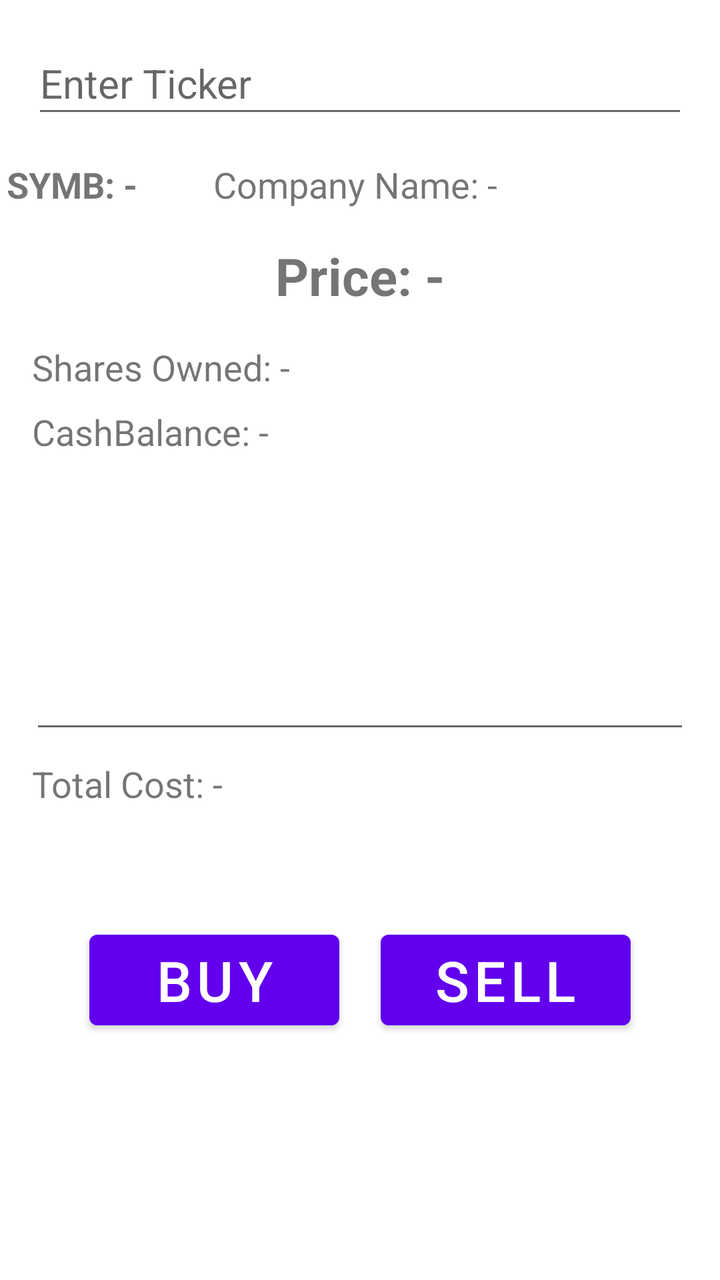
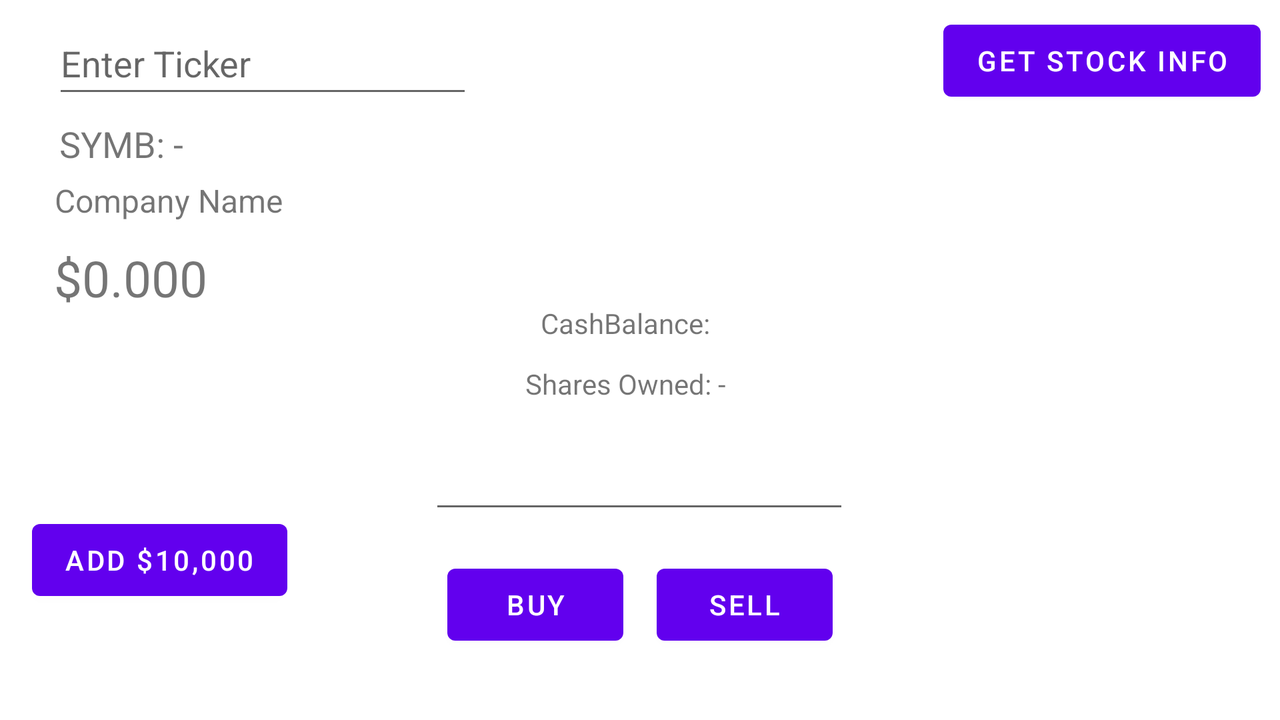

Two renders of one Android screen. The first uses the default layout on a phone; the second uses the alternative layout the repository ships for a different screen configuration, on a matching device. The two XML files are below.
<!-- AndroidManifest.xml: application theme Theme.SmarTrade -->
<!-- res/layout/fragment_trade.xml -->
<?xml version="1.0" encoding="utf-8"?>
<androidx.constraintlayout.widget.ConstraintLayout xmlns:android="http://schemas.android.com/apk/res/android"
    xmlns:app="http://schemas.android.com/apk/res-auto"
    xmlns:tools="http://schemas.android.com/tools"
    android:layout_width="match_parent"
    android:layout_height="match_parent"
    tools:context=".tabfragments.TradeFragment">

    <TextView
        android:id="@+id/display_ticker"
        android:layout_width="100sp"
        android:layout_height="wrap_content"
        android:layout_marginTop="16dp"
        android:text="@string/symb"
        android:textSize="18sp"
        android:textStyle="bold"
        app:layout_constraintEnd_toStartOf="@id/companyName"
        app:layout_constraintStart_toStartOf="parent"
        app:layout_constraintTop_toBottomOf="@+id/enter_ticker" />

    <TextView
        android:id="@+id/tickerPrice"
        android:layout_width="wrap_content"
        android:layout_height="wrap_content"
        android:layout_marginTop="16dp"
        android:text="Price: -"
        android:textSize="26sp"
        android:textStyle="bold"
        app:layout_constraintEnd_toEndOf="parent"
        app:layout_constraintStart_toStartOf="parent"
        app:layout_constraintTop_toBottomOf="@+id/display_ticker" />

    <Button
        android:id="@+id/sellBtn"
        android:layout_width="125dp"
        android:layout_height="wrap_content"
        android:layout_marginEnd="24dp"
        android:layout_marginBottom="32dp"
        android:text="@string/sell"
        android:textSize="28sp"
        app:layout_constraintBottom_toBottomOf="parent"
        app:layout_constraintEnd_toEndOf="parent"
        app:layout_constraintStart_toEndOf="@id/buyBtn"
        app:layout_constraintTop_toBottomOf="@id/buySellEditText" />

    <Button
        android:id="@+id/buyBtn"
        android:layout_width="125dp"
        android:layout_height="wrap_content"
        android:layout_marginStart="24dp"
        android:layout_marginBottom="32dp"
        android:text="@string/buy"
        android:textSize="28sp"
        app:layout_constraintBottom_toBottomOf="parent"
        app:layout_constraintEnd_toStartOf="@+id/sellBtn"
        app:layout_constraintStart_toStartOf="parent"
        app:layout_constraintTop_toBottomOf="@id/buySellEditText" />

    <TextView
        android:id="@+id/stockOwned"
        android:layout_width="wrap_content"
        android:layout_height="wrap_content"
        android:layout_marginStart="16dp"
        android:layout_marginTop="16dp"
        android:text="Shares Owned: -"
        android:textSize="18sp"
        app:layout_constraintStart_toStartOf="parent"
        app:layout_constraintTop_toBottomOf="@+id/tickerPrice" />

    <TextView
        android:id="@+id/CashBalanceMain"
        android:layout_width="wrap_content"
        android:layout_height="wrap_content"
        android:layout_marginStart="16dp"
        android:layout_marginTop="8dp"
        android:text="CashBalance: -"
        android:textSize="18sp"
        app:layout_constraintStart_toStartOf="parent"
        app:layout_constraintTop_toBottomOf="@+id/stockOwned" />

    <TextView
        android:id="@+id/totalCost"
        android:layout_width="wrap_content"
        android:layout_height="wrap_content"
        android:layout_marginStart="16dp"
        android:layout_marginTop="8dp"
        android:text="Total Cost: -"
        android:textSize="18sp"
        app:layout_constraintStart_toStartOf="parent"
        app:layout_constraintTop_toBottomOf="@+id/buySellEditText" />

    <TextView
        android:id="@+id/companyName"
        android:layout_width="250dp"
        android:layout_height="wrap_content"
        android:layout_marginTop="16dp"
        android:text="Company Name: -"
        android:textSize="18sp"
        app:layout_constraintEnd_toEndOf="parent"
        app:layout_constraintStart_toEndOf="@+id/display_ticker"
        app:layout_constraintTop_toBottomOf="@+id/enter_ticker" />

    <EditText
        android:id="@+id/enter_ticker"
        android:layout_width="match_parent"
        android:layout_height="wrap_content"
        android:layout_marginStart="16dp"
        android:layout_marginTop="16dp"
        android:layout_marginEnd="16dp"
        android:ems="10"
        android:hint="@string/enter_ticker"
        android:inputType="textPersonName"
        android:minHeight="48dp"
        android:textSize="20sp"
        app:layout_constraintEnd_toEndOf="parent"
        app:layout_constraintStart_toStartOf="parent"
        app:layout_constraintTop_toTopOf="parent" />

    <EditText
        android:id="@+id/buySellEditText"
        android:layout_width="wrap_content"
        android:layout_height="wrap_content"
        android:layout_marginStart="24dp"
        android:layout_marginEnd="24dp"
        android:ems="10"
        android:inputType="numberDecimal"
        android:textSize="28sp"
        app:layout_constraintBottom_toTopOf="@+id/buyBtn"
        app:layout_constraintEnd_toEndOf="parent"
        app:layout_constraintStart_toStartOf="parent"
        app:layout_constraintTop_toBottomOf="@+id/CashBalanceMain"
        tools:ignore="SpeakableTextPresentCheck" />

</androidx.constraintlayout.widget.ConstraintLayout>
<!-- resources referenced by this layout -->
<resources>
  <string name="buy">buy</string>
  <string name="enter_ticker">Enter Ticker</string>
  <string name="sell">sell</string>
  <string name="symb">SYMB: -</string>
  <style name="Theme.SmarTrade" parent="Theme.MaterialComponents.DayNight.DarkActionBar">
          
          <item name="colorPrimary">@color/purple_500</item>
          <item name="colorPrimaryVariant">@color/purple_700</item>
          <item name="colorOnPrimary">@color/white</item>
          
          <item name="colorSecondary">@color/teal_200</item>
          <item name="colorSecondaryVariant">@color/teal_700</item>
          <item name="colorOnSecondary">@color/black</item>
          
          <item name="android:statusBarColor" tools:targetApi="l">?attr/colorPrimaryVariant</item>
          
      </style>
</resources>
<!-- res/layout-land/fragment_trade.xml (the repository's variant of the layout above) -->
<!-- drawn on the phone turned sideways -->
<?xml version="1.0" encoding="utf-8"?>
<androidx.constraintlayout.widget.ConstraintLayout xmlns:android="http://schemas.android.com/apk/res/android"
    xmlns:app="http://schemas.android.com/apk/res-auto"
    xmlns:tools="http://schemas.android.com/tools"
    android:layout_width="match_parent"
    android:layout_height="match_parent"
    tools:context=".tabfragments.TradeFragment">

    <TextView
        android:id="@+id/companyName"
        android:layout_width="225dp"
        android:layout_height="24dp"
        android:text="Company Name"
        android:textSize="16sp"
        app:layout_constraintBottom_toBottomOf="parent"
        app:layout_constraintEnd_toEndOf="parent"
        app:layout_constraintHorizontal_bias="0.066"
        app:layout_constraintStart_toStartOf="parent"
        app:layout_constraintTop_toTopOf="parent"
        app:layout_constraintVertical_bias="0.266" />

    <EditText
        android:id="@+id/enter_ticker"
        android:layout_width="wrap_content"
        android:layout_height="wrap_content"
        android:ems="10"
        android:hint="@string/enter_ticker"
        android:inputType="textPersonName"
        android:minHeight="48dp"
        app:layout_constraintBottom_toBottomOf="parent"
        app:layout_constraintEnd_toEndOf="parent"
        app:layout_constraintHorizontal_bias="0.061"
        app:layout_constraintStart_toStartOf="parent"
        app:layout_constraintTop_toTopOf="parent"
        app:layout_constraintVertical_bias="0.019" />

    <Button
        android:id="@+id/get_price_btn"
        android:layout_width="wrap_content"
        android:layout_height="wrap_content"
        android:text="get stock info"
        app:layout_constraintBottom_toBottomOf="parent"
        app:layout_constraintEnd_toEndOf="parent"
        app:layout_constraintHorizontal_bias="0.98"
        app:layout_constraintStart_toStartOf="parent"
        app:layout_constraintTop_toTopOf="parent"
        app:layout_constraintVertical_bias="0.02" />

    <TextView
        android:id="@+id/tickerPrice"
        android:layout_width="150sp"
        android:layout_height="wrap_content"
        android:text="$0.000"
        android:textSize="25sp"
        app:layout_constraintBottom_toBottomOf="parent"
        app:layout_constraintEnd_toEndOf="parent"
        app:layout_constraintHorizontal_bias="0.055"
        app:layout_constraintStart_toStartOf="parent"
        app:layout_constraintTop_toTopOf="parent"
        app:layout_constraintVertical_bias="0.374" />

    <TextView
        android:id="@+id/display_ticker"
        android:layout_width="100sp"
        android:layout_height="wrap_content"
        android:text="@string/symb"
        android:textSize="18sp"
        app:layout_constraintBottom_toBottomOf="parent"
        app:layout_constraintEnd_toEndOf="parent"
        app:layout_constraintHorizontal_bias="0.055"
        app:layout_constraintStart_toStartOf="parent"
        app:layout_constraintTop_toTopOf="parent"
        app:layout_constraintVertical_bias="0.178" />

    <Button
        android:id="@+id/sellBtn"
        android:layout_width="wrap_content"
        android:layout_height="wrap_content"
        android:text="@string/sell"
        app:layout_constraintBottom_toBottomOf="parent"
        app:layout_constraintEnd_toEndOf="parent"
        app:layout_constraintHorizontal_bias="0.595"
        app:layout_constraintStart_toStartOf="parent"
        app:layout_constraintTop_toTopOf="parent"
        app:layout_constraintVertical_bias="0.892" />

    <Button
        android:id="@+id/buyBtn"
        android:layout_width="wrap_content"
        android:layout_height="wrap_content"
        android:text="@string/buy"
        app:layout_constraintBottom_toBottomOf="parent"
        app:layout_constraintEnd_toEndOf="parent"
        app:layout_constraintHorizontal_bias="0.405"
        app:layout_constraintStart_toStartOf="parent"
        app:layout_constraintTop_toTopOf="parent"
        app:layout_constraintVertical_bias="0.892" />

    <EditText
        android:id="@+id/buySellEditText"
        android:layout_width="wrap_content"
        android:layout_height="wrap_content"
        android:ems="10"
        android:inputType="textPersonName"
        app:layout_constraintBottom_toBottomOf="parent"
        app:layout_constraintEnd_toEndOf="parent"
        app:layout_constraintHorizontal_bias="0.499"
        app:layout_constraintStart_toStartOf="parent"
        app:layout_constraintTop_toTopOf="parent"
        app:layout_constraintVertical_bias="0.691" />

    <TextView
        android:id="@+id/stockOwned"
        android:layout_width="wrap_content"
        android:layout_height="wrap_content"
        android:text="Shares Owned: -"
        app:layout_constraintBottom_toBottomOf="parent"
        app:layout_constraintEnd_toEndOf="parent"
        app:layout_constraintHorizontal_bias="0.487"
        app:layout_constraintStart_toStartOf="parent"
        app:layout_constraintTop_toTopOf="parent"
        app:layout_constraintVertical_bias="0.535" />

    <TextView
        android:id="@+id/CashBalanceMain"
        android:layout_width="wrap_content"
        android:layout_height="wrap_content"
        android:text="CashBalance:"
        app:layout_constraintBottom_toBottomOf="parent"
        app:layout_constraintEnd_toEndOf="parent"
        app:layout_constraintHorizontal_bias="0.487"
        app:layout_constraintStart_toStartOf="parent"
        app:layout_constraintTop_toTopOf="parent"
        app:layout_constraintVertical_bias="0.446" />

    <Button
        android:id="@+id/getMoney"
        android:layout_width="wrap_content"
        android:layout_height="wrap_content"
        android:layout_marginStart="16dp"
        android:layout_marginBottom="56dp"
        android:text="Add $10,000"
        app:layout_constraintBottom_toBottomOf="parent"
        app:layout_constraintStart_toStartOf="parent" />

</androidx.constraintlayout.widget.ConstraintLayout>
